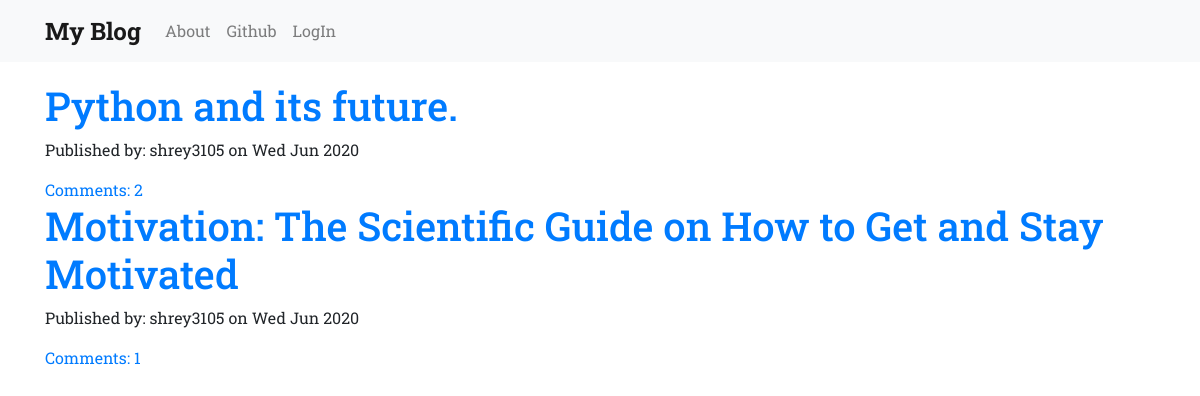
The page / on the database its author committed.
### blog/models.py (models this page shows, shortened)
class Post(models.Model):
    author=models.ForeignKey(User,on_delete=models.CASCADE)
    title=models.CharField(max_length=100)
    text=models.TextField()
    create_date=models.DateTimeField(default=timezone.now())
    published_date=models.DateTimeField(blank=True,null=True)
    def approved_comments(self):
        return self.comments.filter(approved_comments=True)

### blog/views.py (the view)
# urls.py: path('',views.PostList.as_view(),name='post_list'),
class PostList(ListView):
    model=Post
    def get_queryset(self):
        return Post.objects.filter(published_date__lte=timezone.now()).order_by('-published_date')

### blog/templates/blog/post_list.html
<!DOCTYPE html>
{% extends 'blog/base.html' %}
{% block content %}
<div class="centerstage">
  {% for post in post_list %}
    <div class="post">
      <h1><a href="{% url 'post_detail' pk=post.pk %}">{{post.title}}</a></h1>
      <p>Published by: {{post.author.username}} on {{post.published_date|date:"D M Y"}}</p>
      <a href="{% url 'post_detail' pk=post.pk %}">Comments: {{post.approved_comments.count}}</a>
    </div>
  {% endfor %}
</div>
{% endblock %}

### blog/static/css/blog.css (style rules this page uses)
body { font-family: 'Roboto Slab',serif; }
.centerstage { margin:0 auto; }
.loader { position:fixed; left:0; right:0; top:0; bottom:0; filter:hue-rotate(0deg); color:linear-gradient(45deg,#0f8,#08f); animation:hue 10000ms infinite linear; }

### rows shown on the page
Post: title "Python and its future.", author.username "shrey3105", published_date "Wed Jun 2020", approved_comments.count "2"
Post: title "Motivation: The Scientific Guide on How to Get and Stay Motivated", author.username "shrey3105", published_date "Wed Jun 2020", approved_comments.count "1"
